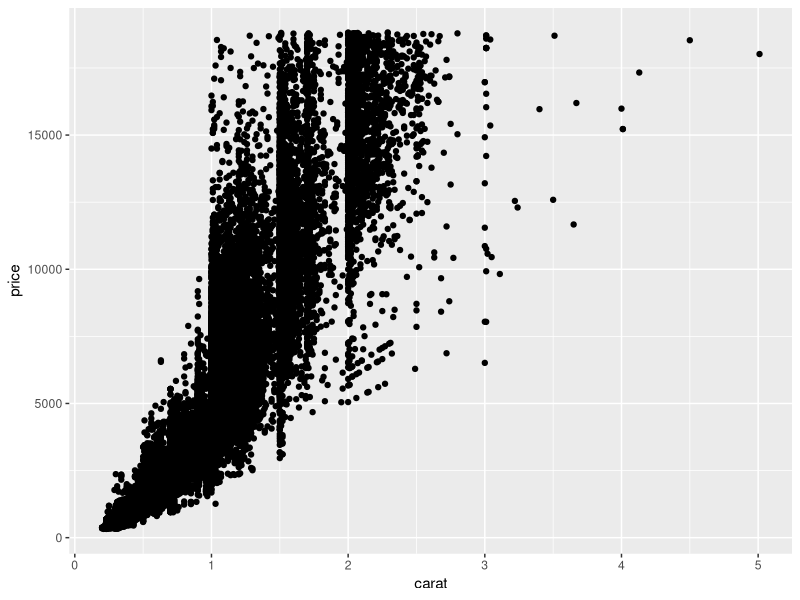
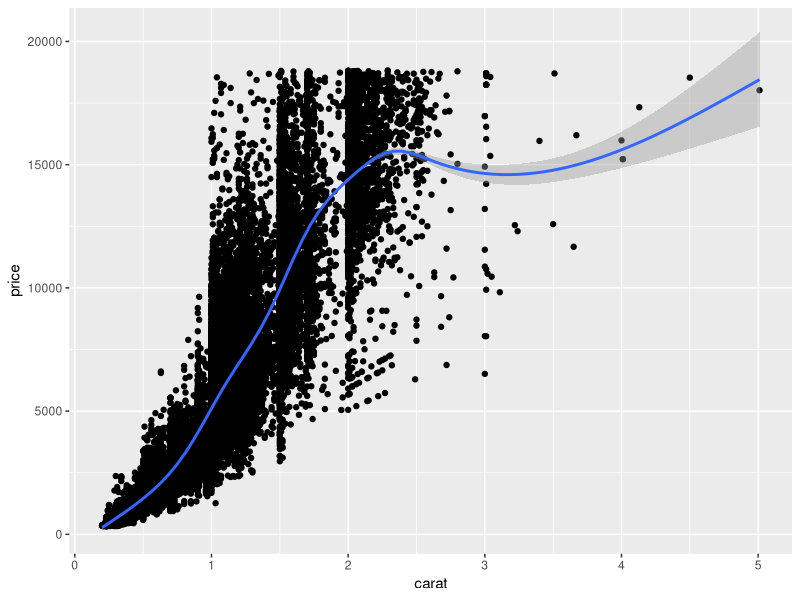
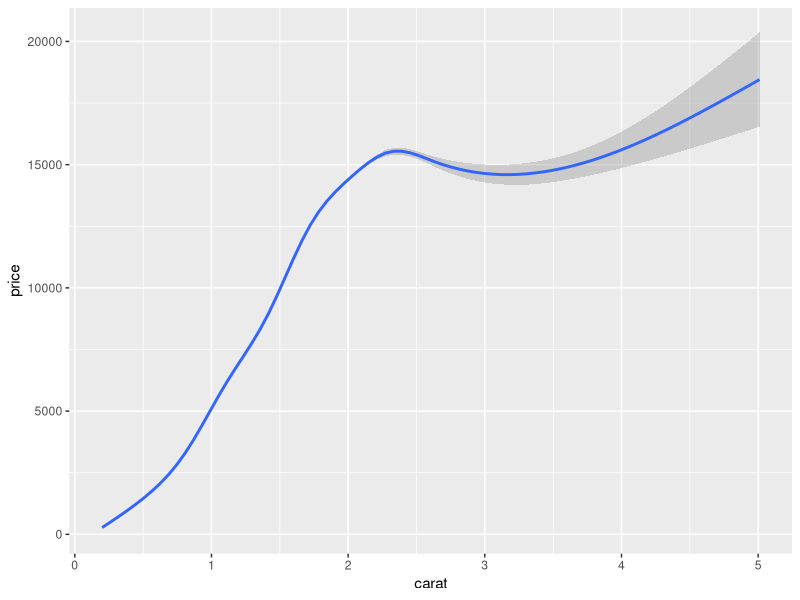
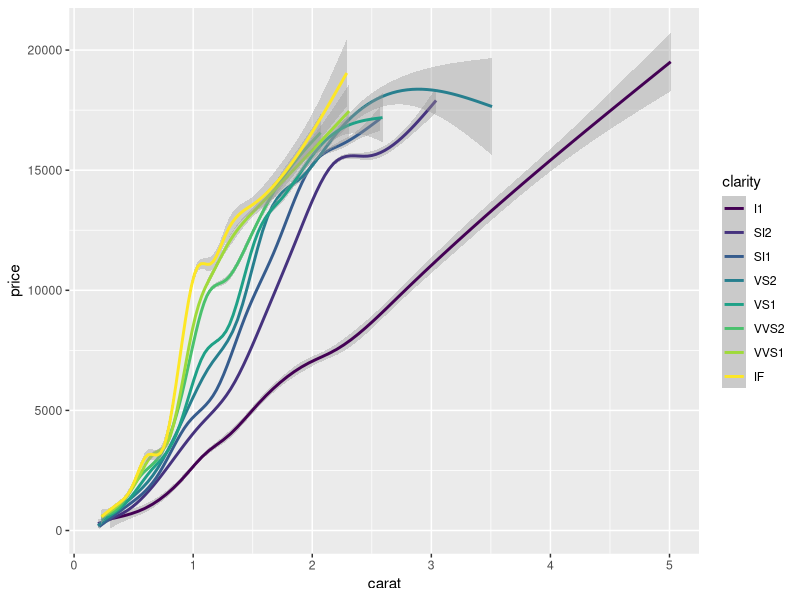
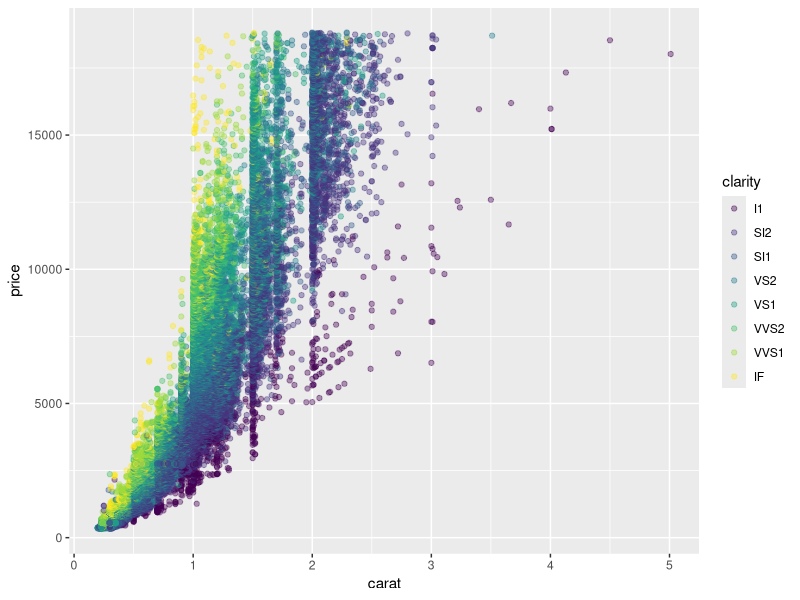
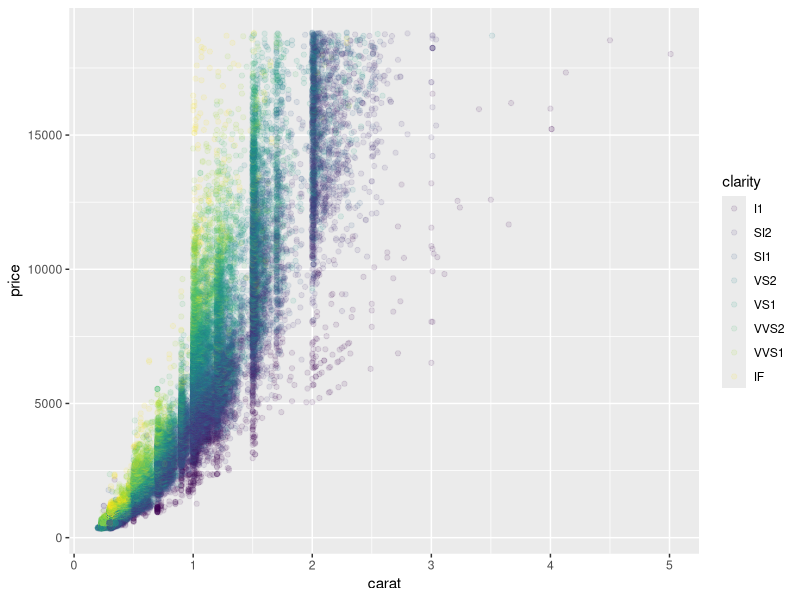
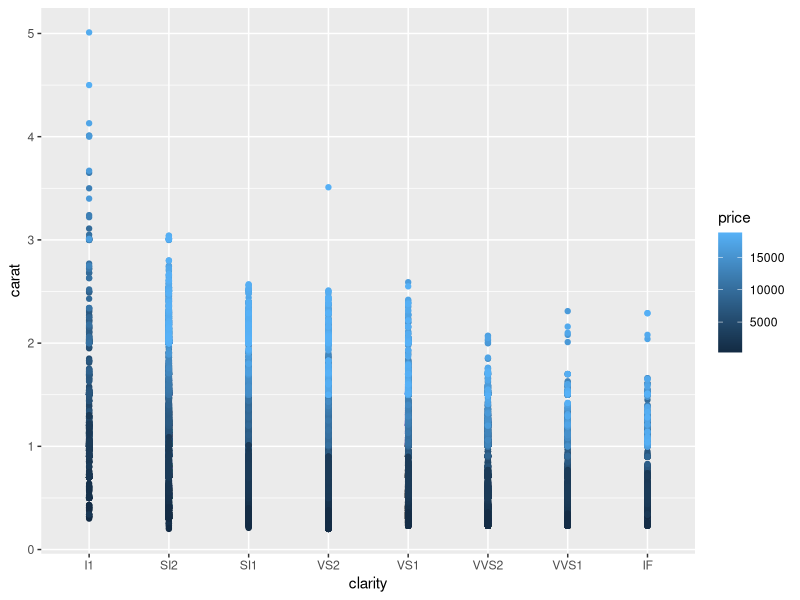
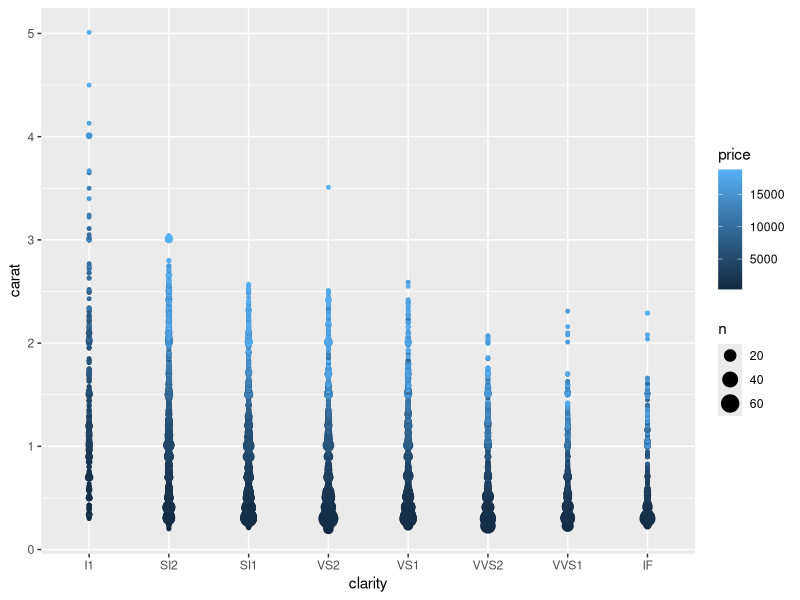

R code for these plots, in order:
##------------Plotting Larger Data Sets----------
installed.packages()
library(ggplot2)

# See structure of diamonds data frame
str(diamonds)



# Plot carat on x and price on y axis; use geom_point
# This is a plot with over 50,000 data points
  ggplot(data=diamonds,aes(x=carat,y=price))+geom_point()



# Add geom_smooth() after the geom_point() to fit a smooth line, just use a + sign
# Note that + sign simply adds a geometric layer geom_smooth over geom_point
# You can add as many geometric layers as you wish!  

  ggplot(data=diamonds,aes(x=carat,y=price))+geom_point()+geom_smooth()



# Show only the smooth line: Remove the geom_point layer


  ggplot(data=diamonds,aes(x=carat,y=price))+geom_smooth()

# Map col to clarity in the aes() of ggplot
# Diamonds come in different clarity levels, each having its own pricing methodology
# Can you see which clarity level is the cheapest? 

  ggplot(data=diamonds,aes(x=carat,y=price,col=clarity))+geom_smooth()


# Keep the color settings as they are (col mapped to clarity) 
# Plot using geom_point instead of geom_smooth and use alpha = 0.4 inside geom_point
# Alpha is a measure of transparency and is useful to plot large data sets neatly 
# (somewhat neatly)

  ggplot(data=diamonds,aes(x=carat,y=price,col=clarity))+geom_point(alpha=0.4)

# Try changing alpha from 0.9 to 0.1 (it's a fraction)


  ggplot(data=diamonds,aes(x=carat,y=price,col=clarity))+geom_point(alpha=0.1)

## Visual as Objects:
  dia_plot <- ggplot(diamonds, aes(x = carat, y = price))



# Expand dia_plot by adding geom_point() with alpha set to 0.2
dia_plot <- dia_plot + geom_point(alpha = 0.2)



dia.object <- ggplot(diamonds, aes(x = clarity, y = carat, col = price))

dia.object+geom_point()

dia.object+ stat_sum()
